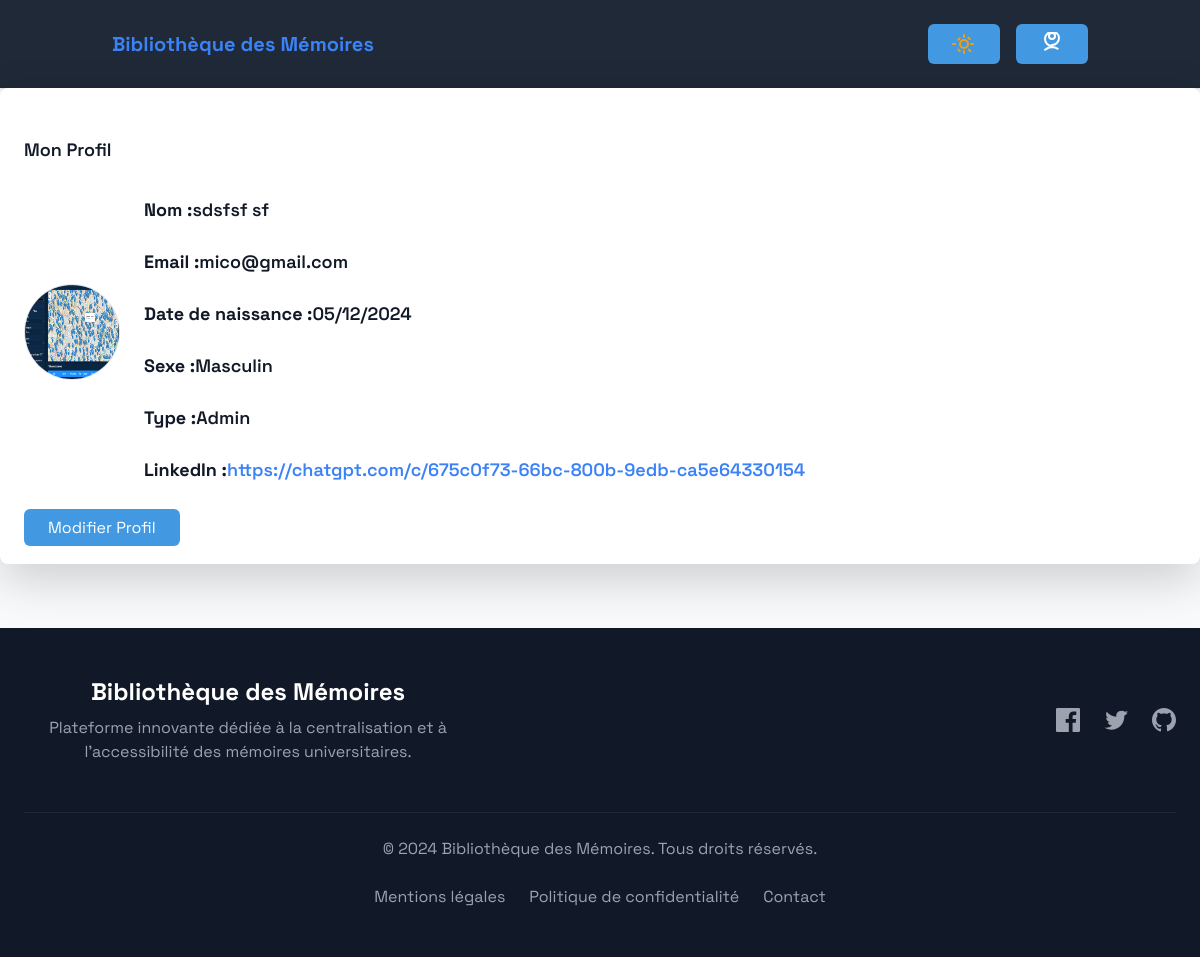
The app's page /profil (signed in), older data.
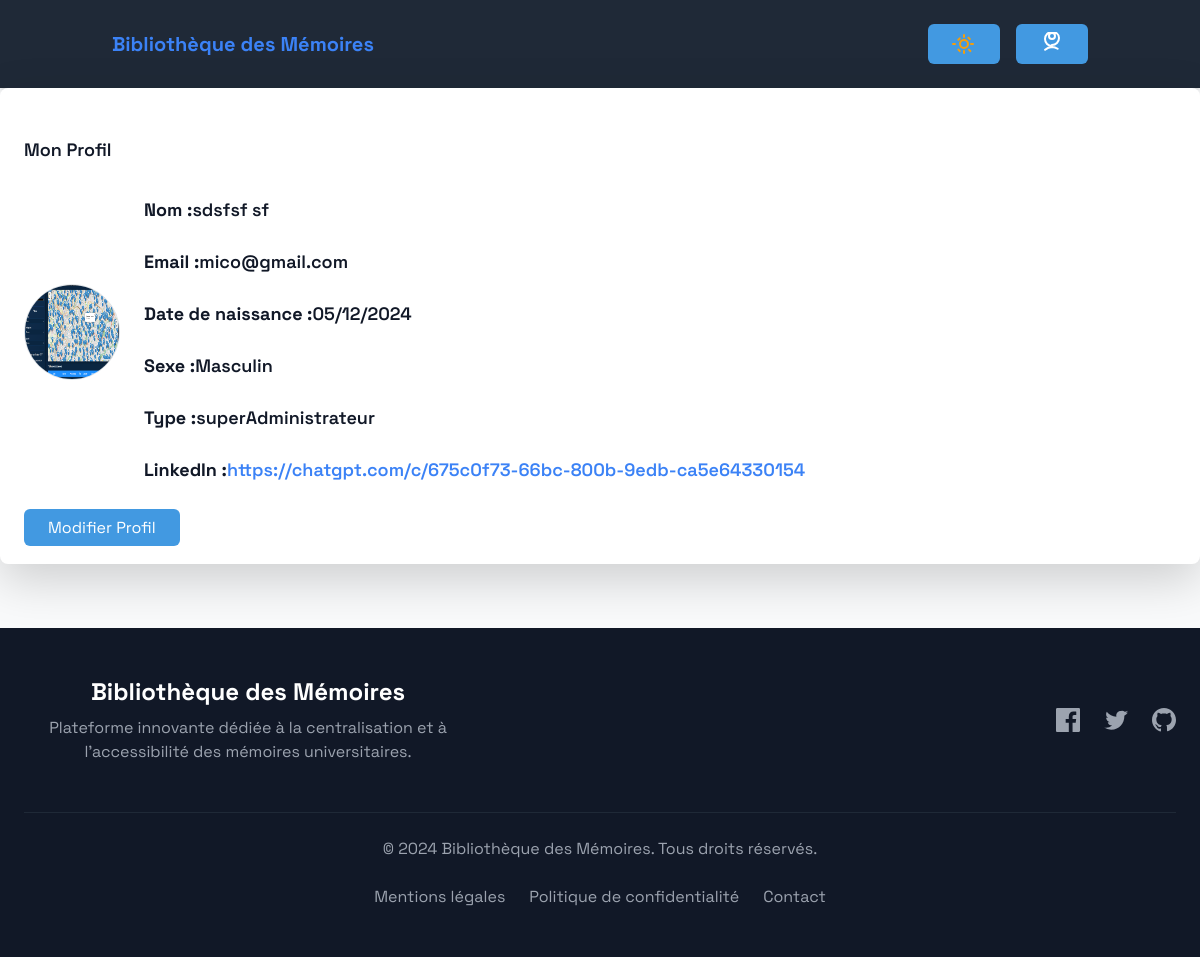
The same page, newer data.
### memoire/models.py (models this page shows, shortened)
class UserProfile(models.Model):
    SEXE_CHOICES = [
        ('M', 'Masculin'),
        ('F', 'Féminin'),
        ('A', 'Autre'),
    ]
    TYPE_CHOICES = [
        ('standard', 'Standard'),
        ('admin', 'Administrateur'),
        ('superadmin', 'superAdministrateur'),
    ]
    nom = models.CharField(max_length=100)
    prenom = models.CharField(max_length=100)
    birthday = models.DateField()
    sexe = models.CharField(max_length=1, choices=SEXE_CHOICES)
    email = models.EmailField(unique=True)
    type = models.CharField(max_length=10, choices=TYPE_CHOICES)
    realisation_linkedin = models.URLField(max_length=200, blank=True, null=True)
    photo_profil = models.ImageField(upload_to='photos_profil/', blank=True, null=True)
    password = models.CharField(max_length=128 ,default="aaaaa")

### memoire/views.py (the view)
# urls.py: path('profil',  profil,name="profil"),
def profil(request):
    try:
        idp=request.session['user_id']
        user = UserProfile.objects.get(id=idp)
    except:
        return redirect("logout")
    return render(request, 'profil.html', {'user': user})

### Template/profil.html
{% extends "base.html" %}
{% block content %}
<div class="p-6 bg-white dark:bg-gray-800 text-gray-900 dark:text-gray-100 rounded-lg shadow-lg transition">
    <h2 class="text-lg font-semibold mt-4 mb-2 flex items-center">Mon Profil</h2>
    <div class="flex flex-col md:flex-row items-center space-x-6">
        <div>
            <img src="{{ user.photo_profil.url }}" alt="Avatar" class="w-24 h-24 rounded-full border border-gray-200 dark:border-gray-700">
        </div>
        <div>
            <p class="text-lg font-semibold mt-4 mb-2 flex items-center"><strong>Nom :</strong> {{ user.nom }} {{ user.prenom }}</p>
            <p class="text-lg font-semibold mt-4 mb-2 flex items-center"><strong>Email :</strong> {{ user.email }}</p>
            <p class="text-lg font-semibold mt-4 mb-2 flex items-center"><strong>Date de naissance :</strong> {{ user.birthday|date:"d/m/Y" }}</p>
            <p class="text-lg font-semibold mt-4 mb-2 flex items-center"><strong>Sexe :</strong> {{ user.get_sexe_display }}</p>
            <p class="text-lg font-semibold mt-4 mb-2 flex items-center"><strong>Type :</strong> {{ user.get_type_display }}</p>
            <p class="text-lg font-semibold mt-4 mb-2 flex items-center"><strong>LinkedIn :</strong> <a href="{{ user.realisation_linkedin }}" target="_blank" class="text-blue-500">{{ user.realisation_linkedin }}</a></p>
      </div>
    </div>
    <div class="mt-6">
        <a href="{% url 'edit_profile' %}" class="btn-primary px-4 py-2 rounded-md">Modifier Profil</a>
    </div>
</div>
{% endblock content %}

### Template/base.html (shortened to what this page needs)
{% load static %}
<!DOCTYPE html>
<html lang="fr" class="scroll-smooth">
<head>
<link rel="stylesheet" href="https://cdnjs.cloudflare.com/ajax/libs/font-awesome/6.0.0-beta3/css/all.min.css">
    <link href="https://cdn.jsdelivr.net/npm/bootstrap@5.2.3/dist/css/bootstrap.min.css" rel="stylesheet">
    <link rel="stylesheet" href="https://cdn.jsdelivr.net/npm/bootstrap@5.3.0-alpha1/dist/css/bootstrap.min.css">
    <link href="https://cdn.jsdelivr.net/npm/bootstrap@5.3.0/dist/css/bootstrap.min.css" rel="stylesheet">
    <link href="https://cdn.jsdelivr.net/npm/tailwindcss@2.2.19/dist/tailwind.min.css" rel="stylesheet">
</head>
<body x-data="{ darkMode: localStorage.getItem('darkMode') === 'true', accountMenu: false }" :class="{ 'dark': darkMode }" x-init="if (darkMode) document.documentElement.classList.add('dark')" @click="localStorage.setItem('darkMode', darkMode)">
    <header class="bg-gray-800 dark:bg-gray-900 text-white shadow-md">
        <div class="container mx-auto px-4 py-4 flex justify-between items-center">
            <h1 class="text-xl font-bold text-blue-500 dark:text-teal-400">Bibliothèque des Mémoires</h1>
            <div class="flex items-center space-x-4">
                <button @click="darkMode = !darkMode" class="btn-primary px-4 py-2 rounded-md flex items-center">
                </button>
                {% block acount %}
                <div class="relative">
                    <button @click="accountMenu = !accountMenu" class="btn-primary px-4 py-2 rounded-md flex items-center space-x-2">
                    </button>
                </div>
            </div>
        </div>
        {% endblock acount %}
    </header>
{% block content %}
    {% endblock content %}
    <footer class="bg-gray-900 py-12 mt-16">
        <div class="container mx-auto px-4 max-w-7xl">
            <div class="flex flex-col lg:flex-row items-center justify-between space-y-8 lg:space-y-0 lg:space-x-8">
                <div class="text-center lg:text-left">
                    <h3 class="text-2xl font-bold text-white mb-2">Bibliothèque des Mémoires</h3>
                    <p class="text-gray-400 max-w-md">
                        Plateforme innovante dédiée à la centralisation et à l'accessibilité des mémoires universitaires.
                    </p>
                </div>
                <div class="flex justify-center space-x-6">
                    <a href="#" class="text-gray-400 hover:text-white transition-colors">
                    </a>
                    <a href="#" class="text-gray-400 hover:text-white transition-colors">
                    </a>
                    <a href="#" class="text-gray-400 hover:text-white transition-colors">
                    </a>
                </div>
            </div>
            <div class="mt-12 border-t border-gray-800 pt-6 text-center">
                <p class="text-gray-400 mb-4">
                    © 2024 Bibliothèque des Mémoires. Tous droits réservés.
                </p>
                <div class="flex justify-center space-x-6">
                    <a href="#" class="text-gray-400 hover:text-white transition-colors">Mentions légales</a>
                    <a href="#" class="text-gray-400 hover:text-white transition-colors">Politique de confidentialité</a>
                    <a href="#" class="text-gray-400 hover:text-white transition-colors">Contact</a>
                </div>
            </div>
        </div>
    </footer>
</body>
</html>

### Template/base.html (style rules this page uses)
:root { --bg-primary-light: #f9fafb; --bg-secondary-light: #ffffff; --text-primary-light: #1a202c; --text-secondary-light: #4a5568; --accent-primary-light: #4299e1; --bg-primary-dark: #0a192f; --bg-secondary-dark: #112240; --text-primary-dark: #e6f1ff; --text-secondary-dark: #8892b0; --accent-primary-dark: #64ffda; }
body { background-color: #f4f6f9; }
body { font-family: 'Space Grotesk', sans-serif; background-color: var(--bg-primary-light); color: var(--text-primary-light); transition: all 0.3s ease-in-out; }
.btn-primary { background-color: var(--accent-primary-light); color: var(--bg-secondary-light); }

Row changes from the older to the newer data that the page shows:
changed UserProfile "sdsfsf": type "Admin" → "superAdministrateur"
